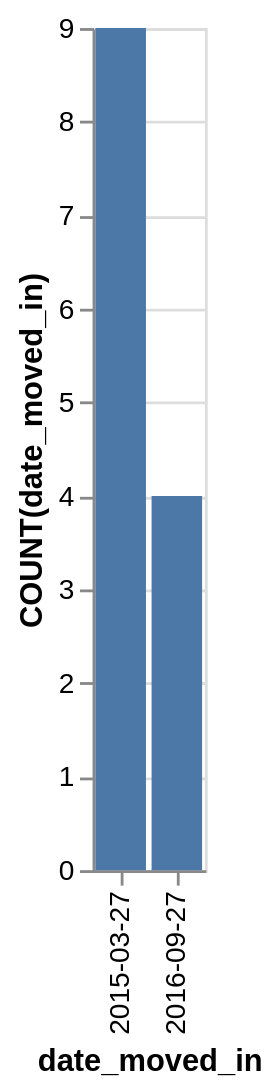

Source (Vega-Lite JSON):
### Vega-Lite specification from a JSON file in a GitHub repository (floating-point values rounded to 4 significant figures)
{"data": {"values": [{"x_data": "2015-03-27", "y_data": 9}, {"x_data": "2016-09-27", "y_data": 4}]}, "mark": "bar", "encoding": {"x": {"field": "x_data", "type": "nominal", "title": "date_moved_in", "sort": {"op": "sum", "field": "y_data", "order": "descending"}}, "y": {"field": "y_data", "type": "quantitative", "title": "COUNT(date_moved_in)"}}}
